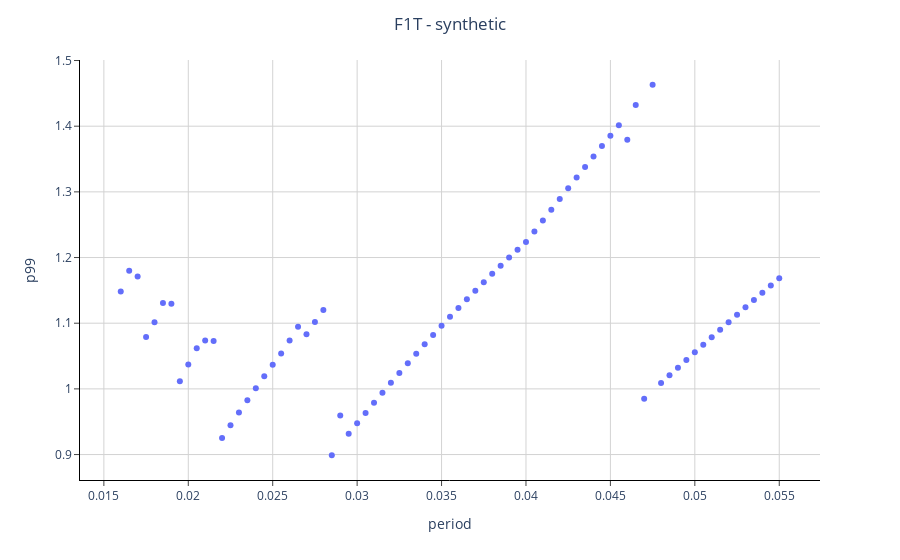

The code cell stored with this chart in its notebook:
### Code cell
plot_job_id(F1T_synt)

### Figure 1 — Plotly figure (JSON) as saved in the notebook; plotly's stock layout.template omitted (floating-point values rounded to 4 significant figures; data arrays with more than 128 entries replaced by an {"elided": "..."} marker saying what was removed)
{"data": [{"customdata": {"elided": "79x2 float values"}, "hovertemplate": "period=%{x}<br>p99=%{y}<br>hit_chance=%{customdata[0]}<br>utilization=%{customdata[1]}<extra></extra>", "legendgroup": "", "marker": {"color": "#636efa", "symbol": "circle"}, "mode": "markers", "name": "", "orientation": "v", "showlegend": false, "type": "scatter", "x": [0.0535, 0.0465, 0.039, 0.032, 0.025, 0.0255, 0.0325, 0.0395, 0.046, 0.053, 0.045, 0.052, 0.0265, 0.0335, 0.033, 0.026, 0.0525, 0.0455, 0.0475, 0.0505, 0.028, 0.031, 0.0315, 0.0285, 0.05, 0.047, 0.051, 0.048, 0.0305, 0.0275, 0.0445, 0.044, 0.027, 0.03, 0.0485, 0.0515, 0.0235, 0.0165, 0.016, 0.023, 0.022, 0.0225, 0.0175, 0.0205, 0.02, 0.017, 0.021, 0.018, 0.0185, 0.0215, 0.055, 0.0195, 0.019, 0.024, 0.0245, 0.0295, 0.0425, 0.0355, 0.035, 0.042, 0.029, 0.0495, 0.036, 0.043, 0.0435, 0.0365, 0.049, 0.054, 0.0385, 0.0415, 0.041, 0.038, 0.0545, 0.04, 0.037, 0.034, 0.0345, 0.0375, 0.0405], "xaxis": "x", "y": [1.135, 1.432, 1.2, 1.009, 1.037, 1.054, 1.024, 1.212, 1.379, 1.124, 1.386, 1.102, 1.095, 1.054, 1.039, 1.074, 1.113, 1.401, 1.463, 1.067, 1.12, 0.9788, 0.9942, 0.899, 1.056, 0.9852, 1.079, 1.009, 0.9633, 1.102, 1.37, 1.354, 1.083, 0.9475, 1.021, 1.09, 0.9828, 1.18, 1.148, 0.964, 0.925, 0.9447, 1.079, 1.062, 1.037, 1.171, 1.074, 1.101, 1.131, 1.073, 1.169, 1.012, 1.13, 1.001, 1.019, 0.9315, 1.305, 1.11, 1.096, 1.289, 0.9594, 1.044, 1.123, 1.322, 1.338, 1.137, 1.032, 1.147, 1.188, 1.273, 1.256, 1.175, 1.158, 1.224, 1.15, 1.068, 1.082, 1.162, 1.24], "yaxis": "y"}], "layout": {"legend": {"tracegroupgap": 0}, "margin": {"t": 60}, "plot_bgcolor": "white", "title": {"text": "F1T - synthetic", "x": 0.5}, "xaxis": {"anchor": "y", "domain": [0, 1], "gridcolor": "lightgrey", "linecolor": "black", "mirror": false, "showline": true, "ticks": "outside", "title": {"text": "period"}}, "yaxis": {"anchor": "x", "domain": [0, 1], "gridcolor": "lightgrey", "linecolor": "black", "mirror": false, "showline": true, "ticks": "outside", "title": {"text": "p99"}}}}
